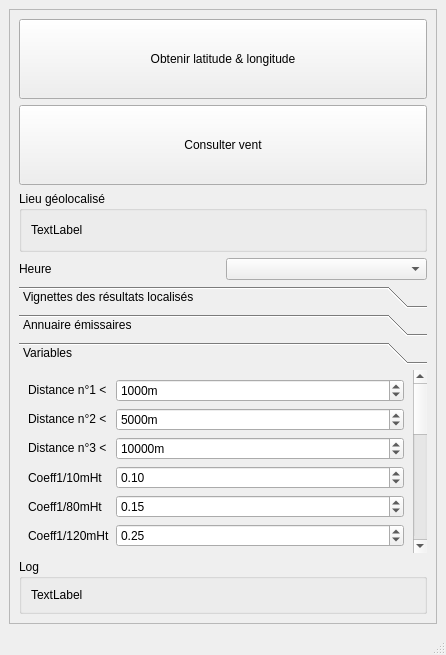
<?xml version="1.0" encoding="UTF-8"?>
<ui version="4.0">
 <class>MainWindow</class>
 <widget class="QMainWindow" name="MainWindow">
  <property name="geometry">
   <rect>
    <x>0</x>
    <y>0</y>
    <width>446</width>
    <height>655</height>
   </rect>
  </property>
  <property name="windowTitle">
   <string>MainWindow</string>
  </property>
  <widget class="QWidget" name="centralwidget">
   <layout class="QVBoxLayout" name="verticalLayout">
    <item>
     <widget class="QScrollArea" name="scrollArea">
      <property name="widgetResizable">
       <bool>true</bool>
      </property>
      <widget class="QWidget" name="scrollAreaWidgetContents">
       <property name="geometry">
        <rect>
         <x>0</x>
         <y>0</y>
         <width>422</width>
         <height>580</height>
        </rect>
       </property>
       <layout class="QVBoxLayout" name="verticalLayout_2">
        <item>
         <widget class="QPushButton" name="pushButton">
          <property name="minimumSize">
           <size>
            <width>0</width>
            <height>80</height>
           </size>
          </property>
          <property name="text">
           <string>Obtenir latitude &amp;&amp; longitude</string>
          </property>
         </widget>
        </item>
        <item>
         <widget class="QPushButton" name="pushButton_2">
          <property name="minimumSize">
           <size>
            <width>0</width>
            <height>80</height>
           </size>
          </property>
          <property name="text">
           <string>Consulter vent</string>
          </property>
         </widget>
        </item>
        <item>
         <widget class="QGroupBox" name="groupBox">
          <property name="title">
           <string>Lieu géolocalisé</string>
          </property>
          <layout class="QVBoxLayout" name="verticalLayout_3">
           <item>
            <widget class="QLabel" name="label">
             <property name="minimumSize">
              <size>
               <width>0</width>
               <height>20</height>
              </size>
             </property>
             <property name="text">
              <string>TextLabel</string>
             </property>
             <property name="scaledContents">
              <bool>true</bool>
             </property>
             <property name="textInteractionFlags">
              <set>Qt::TextInteractionFlag::LinksAccessibleByMouse|Qt::TextInteractionFlag::TextSelectableByMouse</set>
             </property>
            </widget>
           </item>
          </layout>
         </widget>
        </item>
        <item>
         <layout class="QHBoxLayout" name="horizontalLayout">
          <item>
           <widget class="QLabel" name="label_22">
            <property name="text">
             <string>Heure</string>
            </property>
           </widget>
          </item>
          <item>
           <widget class="QComboBox" name="comboBox"/>
          </item>
         </layout>
        </item>
        <item>
         <widget class="QToolBox" name="toolBox">
          <property name="minimumSize">
           <size>
            <width>0</width>
            <height>200</height>
           </size>
          </property>
          <property name="currentIndex">
           <number>2</number>
          </property>
          <widget class="QWidget" name="page">
           <property name="geometry">
            <rect>
             <x>0</x>
             <y>0</y>
             <width>400</width>
             <height>95</height>
            </rect>
           </property>
           <attribute name="label">
            <string>Vignettes des résultats localisés</string>
           </attribute>
           <layout class="QVBoxLayout" name="verticalLayout_4">
            <item>
             <widget class="QTabWidget" name="tabWidget">
              <property name="tabsClosable">
               <bool>true</bool>
              </property>
              <property name="movable">
               <bool>true</bool>
              </property>
             </widget>
            </item>
           </layout>
          </widget>
          <widget class="QWidget" name="page_2">
           <property name="geometry">
            <rect>
             <x>0</x>
             <y>0</y>
             <width>383</width>
             <height>135</height>
            </rect>
           </property>
           <attribute name="label">
            <string>Annuaire émissaires</string>
           </attribute>
           <layout class="QVBoxLayout" name="verticalLayout_6">
            <item>
             <widget class="QListView" name="listView"/>
            </item>
            <item>
             <widget class="QPushButton" name="pushButton_3">
              <property name="text">
               <string>Ajouter un émissaire</string>
              </property>
             </widget>
            </item>
           </layout>
          </widget>
          <widget class="QWidget" name="page_3">
           <property name="geometry">
            <rect>
             <x>0</x>
             <y>0</y>
             <width>383</width>
             <height>649</height>
            </rect>
           </property>
           <attribute name="label">
            <string>Variables</string>
           </attribute>
           <layout class="QFormLayout" name="formLayout">
            <item row="1" column="0">
             <widget class="QLabel" name="label_3">
              <property name="text">
               <string>Distance n°1 &lt;</string>
              </property>
             </widget>
            </item>
            <item row="1" column="1">
             <widget class="QSpinBox" name="spinBox">
              <property name="suffix">
               <string>m</string>
              </property>
              <property name="maximum">
               <number>1000000</number>
              </property>
              <property name="singleStep">
               <number>10</number>
              </property>
              <property name="value">
               <number>1000</number>
              </property>
             </widget>
            </item>
            <item row="2" column="0">
             <widget class="QLabel" name="label_4">
              <property name="text">
               <string>Distance n°2 &lt; </string>
              </property>
             </widget>
            </item>
            <item row="2" column="1">
             <widget class="QSpinBox" name="spinBox_2">
              <property name="suffix">
               <string>m</string>
              </property>
              <property name="maximum">
               <number>1000000</number>
              </property>
              <property name="value">
               <number>5000</number>
              </property>
             </widget>
            </item>
            <item row="3" column="0">
             <widget class="QLabel" name="label_5">
              <property name="text">
               <string>Distance n°3 &lt;</string>
              </property>
             </widget>
            </item>
            <item row="3" column="1">
             <widget class="QSpinBox" name="spinBox_3">
              <property name="suffix">
               <string>m</string>
              </property>
              <property name="maximum">
               <number>1000000</number>
              </property>
              <property name="singleStep">
               <number>100</number>
              </property>
              <property name="value">
               <number>10000</number>
              </property>
             </widget>
            </item>
            <item row="4" column="0">
             <widget class="QLabel" name="label_7">
              <property name="text">
               <string>Coeff1/10mHt</string>
              </property>
             </widget>
            </item>
            <item row="5" column="0">
             <widget class="QLabel" name="label_6">
              <property name="text">
               <string>Coeff1/80mHt</string>
              </property>
             </widget>
            </item>
            <item row="7" column="0">
             <widget class="QLabel" name="label_8">
              <property name="text">
               <string>Coeff1/180mHt</string>
              </property>
             </widget>
            </item>
            <item row="6" column="0">
             <widget class="QLabel" name="label_9">
              <property name="text">
               <string>Coeff1/120mHt</string>
              </property>
             </widget>
            </item>
            <item row="8" column="0">
             <widget class="QLabel" name="label_10">
              <property name="text">
               <string>Coeff2/10mHt</string>
              </property>
             </widget>
            </item>
            <item row="9" column="0">
             <widget class="QLabel" name="label_11">
              <property name="text">
               <string>Coeff2/80mHt</string>
              </property>
             </widget>
            </item>
            <item row="10" column="0">
             <widget class="QLabel" name="label_12">
              <property name="text">
               <string>Coeff2/120mHt</string>
              </property>
             </widget>
            </item>
            <item row="11" column="0">
             <widget class="QLabel" name="label_13">
              <property name="text">
               <string>Coeff2/180mHt</string>
              </property>
             </widget>
            </item>
            <item row="12" column="0">
             <widget class="QLabel" name="label_14">
              <property name="text">
               <string>Coeff3/10mHt</string>
              </property>
             </widget>
            </item>
            <item row="13" column="0">
             <widget class="QLabel" name="label_15">
              <property name="text">
               <string>Coeff3/80mHt</string>
              </property>
             </widget>
            </item>
            <item row="14" column="0">
             <widget class="QLabel" name="label_16">
              <property name="text">
               <string>Coeff3/120mHt</string>
              </property>
             </widget>
            </item>
            <item row="15" column="0">
             <widget class="QLabel" name="label_17">
              <property name="text">
               <string>Coeff3/180mHt</string>
              </property>
             </widget>
            </item>
            <item row="16" column="0">
             <widget class="QLabel" name="label_18">
              <property name="text">
               <string>Coeff4/10mHt</string>
              </property>
             </widget>
            </item>
            <item row="17" column="0">
             <widget class="QLabel" name="label_19">
              <property name="text">
               <string>Coeff4/80mHt</string>
              </property>
             </widget>
            </item>
            <item row="18" column="0">
             <widget class="QLabel" name="label_20">
              <property name="text">
               <string>Coeff4/120mHt</string>
              </property>
             </widget>
            </item>
            <item row="19" column="0">
             <widget class="QLabel" name="label_21">
              <property name="text">
               <string>Coeff4/180mHt</string>
              </property>
             </widget>
            </item>
            <item row="4" column="1">
             <widget class="QDoubleSpinBox" name="doubleSpinBox">
              <property name="maximum">
               <double>1.000000000000000</double>
              </property>
              <property name="singleStep">
               <double>0.010000000000000</double>
              </property>
              <property name="value">
               <double>0.100000000000000</double>
              </property>
             </widget>
            </item>
            <item row="5" column="1">
             <widget class="QDoubleSpinBox" name="doubleSpinBox_2">
              <property name="maximum">
               <double>1.000000000000000</double>
              </property>
              <property name="singleStep">
               <double>0.010000000000000</double>
              </property>
              <property name="value">
               <double>0.150000000000000</double>
              </property>
             </widget>
            </item>
            <item row="6" column="1">
             <widget class="QDoubleSpinBox" name="doubleSpinBox_3">
              <property name="maximum">
               <double>1.000000000000000</double>
              </property>
              <property name="singleStep">
               <double>0.010000000000000</double>
              </property>
              <property name="value">
               <double>0.250000000000000</double>
              </property>
             </widget>
            </item>
            <item row="7" column="1">
             <widget class="QDoubleSpinBox" name="doubleSpinBox_4">
              <property name="maximum">
               <double>1.000000000000000</double>
              </property>
              <property name="singleStep">
               <double>0.010000000000000</double>
              </property>
              <property name="value">
               <double>0.500000000000000</double>
              </property>
             </widget>
            </item>
            <item row="8" column="1">
             <widget class="QDoubleSpinBox" name="doubleSpinBox_5">
              <property name="maximum">
               <double>1.000000000000000</double>
              </property>
              <property name="singleStep">
               <double>0.010000000000000</double>
              </property>
              <property name="value">
               <double>0.900000000000000</double>
              </property>
             </widget>
            </item>
            <item row="9" column="1">
             <widget class="QDoubleSpinBox" name="doubleSpinBox_6">
              <property name="maximum">
               <double>1.000000000000000</double>
              </property>
              <property name="singleStep">
               <double>0.010000000000000</double>
              </property>
              <property name="value">
               <double>0.100000000000000</double>
              </property>
             </widget>
            </item>
            <item row="10" column="1">
             <widget class="QDoubleSpinBox" name="doubleSpinBox_7">
              <property name="maximum">
               <double>1.000000000000000</double>
              </property>
              <property name="singleStep">
               <double>0.010000000000000</double>
              </property>
             </widget>
            </item>
            <item row="11" column="1">
             <widget class="QDoubleSpinBox" name="doubleSpinBox_8">
              <property name="maximum">
               <double>1.000000000000000</double>
              </property>
              <property name="singleStep">
               <double>0.010000000000000</double>
              </property>
             </widget>
            </item>
            <item row="12" column="1">
             <widget class="QDoubleSpinBox" name="doubleSpinBox_9">
              <property name="maximum">
               <double>1.000000000000000</double>
              </property>
              <property name="singleStep">
               <double>0.010000000000000</double>
              </property>
              <property name="value">
               <double>0.300000000000000</double>
              </property>
             </widget>
            </item>
            <item row="13" column="1">
             <widget class="QDoubleSpinBox" name="doubleSpinBox_10">
              <property name="maximum">
               <double>1.000000000000000</double>
              </property>
              <property name="singleStep">
               <double>0.010000000000000</double>
              </property>
              <property name="value">
               <double>0.500000000000000</double>
              </property>
             </widget>
            </item>
            <item row="14" column="1">
             <widget class="QDoubleSpinBox" name="doubleSpinBox_11">
              <property name="maximum">
               <double>1.000000000000000</double>
              </property>
              <property name="singleStep">
               <double>0.010000000000000</double>
              </property>
              <property name="value">
               <double>0.200000000000000</double>
              </property>
             </widget>
            </item>
            <item row="15" column="1">
             <widget class="QDoubleSpinBox" name="doubleSpinBox_12">
              <property name="maximum">
               <double>1.000000000000000</double>
              </property>
              <property name="singleStep">
               <double>0.010000000000000</double>
              </property>
             </widget>
            </item>
            <item row="16" column="1">
             <widget class="QDoubleSpinBox" name="doubleSpinBox_13">
              <property name="maximum">
               <double>1.000000000000000</double>
              </property>
              <property name="singleStep">
               <double>0.010000000000000</double>
              </property>
              <property name="value">
               <double>0.100000000000000</double>
              </property>
             </widget>
            </item>
            <item row="17" column="1">
             <widget class="QDoubleSpinBox" name="doubleSpinBox_14">
              <property name="maximum">
               <double>1.000000000000000</double>
              </property>
              <property name="singleStep">
               <double>0.010000000000000</double>
              </property>
              <property name="value">
               <double>0.250000000000000</double>
              </property>
             </widget>
            </item>
            <item row="18" column="1">
             <widget class="QDoubleSpinBox" name="doubleSpinBox_15">
              <property name="maximum">
               <double>1.000000000000000</double>
              </property>
              <property name="singleStep">
               <double>0.010000000000000</double>
              </property>
              <property name="value">
               <double>0.500000000000000</double>
              </property>
             </widget>
            </item>
            <item row="19" column="1">
             <widget class="QDoubleSpinBox" name="doubleSpinBox_16">
              <property name="maximum">
               <double>1.000000000000000</double>
              </property>
              <property name="singleStep">
               <double>0.010000000000000</double>
              </property>
              <property name="value">
               <double>0.250000000000000</double>
              </property>
             </widget>
            </item>
           </layout>
          </widget>
         </widget>
        </item>
        <item>
         <widget class="QGroupBox" name="groupBox_2">
          <property name="title">
           <string>Log</string>
          </property>
          <layout class="QVBoxLayout" name="verticalLayout_5">
           <item>
            <widget class="QLabel" name="label_2">
             <property name="text">
              <string>TextLabel</string>
             </property>
            </widget>
           </item>
          </layout>
         </widget>
        </item>
       </layout>
      </widget>
     </widget>
    </item>
   </layout>
  </widget>
  <widget class="QMenuBar" name="menubar">
   <property name="geometry">
    <rect>
     <x>0</x>
     <y>0</y>
     <width>446</width>
     <height>26</height>
    </rect>
   </property>
  </widget>
  <widget class="QStatusBar" name="statusbar"/>
 </widget>
 <resources/>
 <connections/>
</ui>
